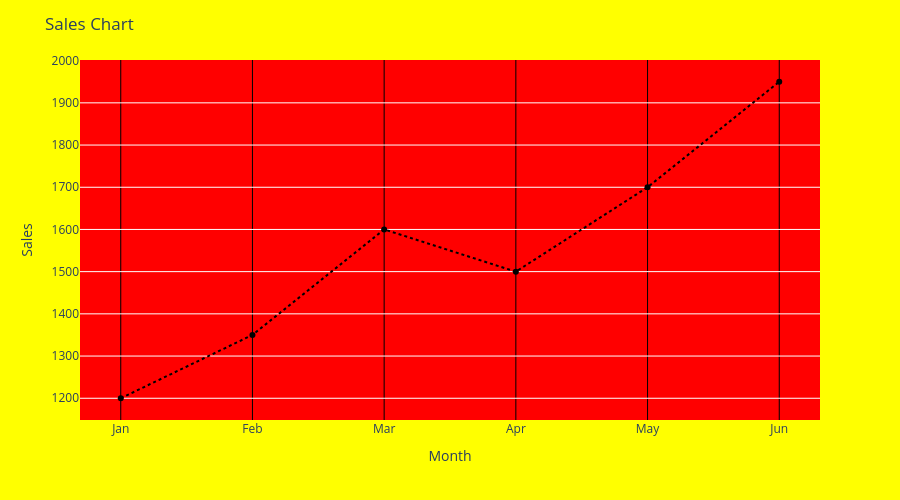

Write notebook code for a chart like this one.
### Markdown cell above
# Color

### Code cell
fig = px.line(df, x = "Months", y = "Sales", color_discrete_sequence = ["black"])
fig.update_traces(line = dict(dash = "dot"))  # ("longdash")  --  linestyle
fig.update_traces(mode = "lines+markers")    # marker
fig.update_layout(
    plot_bgcolor = "Red",
    paper_bgcolor = "yellow",
    title = "Sales Chart",
    xaxis_title = "Month",              # layout edit
    yaxis_title = "Sales",
    width = 900,
    height = 500
)
fig.update_xaxes(showgrid = True, gridcolor = "black")          # Gridline for |
fig.update_yaxes(showgrid = True, gridcolor = "white")          # Gridline for --
fig.show()

### Figure 1 — Plotly figure (JSON) as saved in the notebook; plotly's stock layout.template omitted (floating-point values rounded to 4 significant figures)
{"data": [{"hovertemplate": "Months=%{x}<br>Sales=%{y}<extra></extra>", "legendgroup": "", "line": {"color": "black", "dash": "dot"}, "marker": {"symbol": "circle"}, "mode": "lines+markers", "name": "", "orientation": "v", "showlegend": false, "type": "scatter", "x": ["Jan", "Feb", "Mar", "Apr", "May", "Jun"], "xaxis": "x", "y": [1200, 1350, 1600, 1500, 1700, 1950], "yaxis": "y"}], "layout": {"height": 500, "legend": {"tracegroupgap": 0}, "margin": {"t": 60}, "paper_bgcolor": "yellow", "plot_bgcolor": "Red", "title": {"text": "Sales Chart"}, "width": 900, "xaxis": {"anchor": "y", "domain": [0, 1], "gridcolor": "black", "showgrid": true, "title": {"text": "Month"}}, "yaxis": {"anchor": "x", "domain": [0, 1], "gridcolor": "white", "showgrid": true, "title": {"text": "Sales"}}}}
